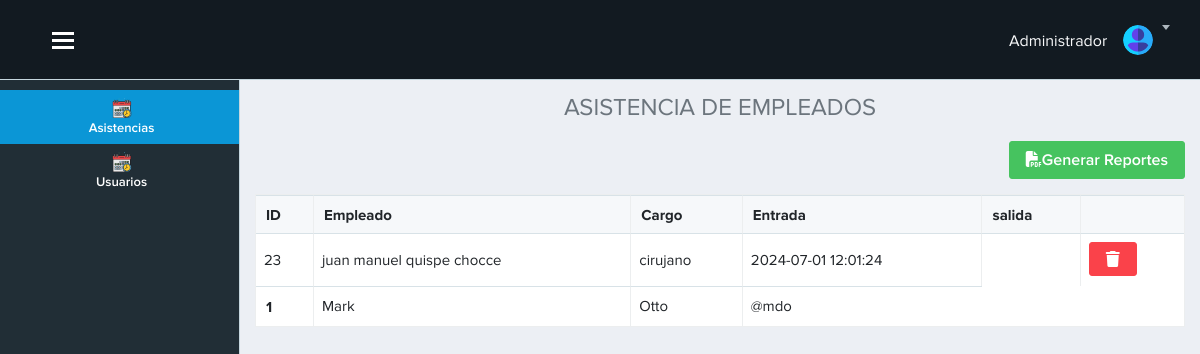
Screenshot of /vista/inicio.php (signed in) with the database file from the repository.
### tables this page shows
CREATE TABLE IF NOT EXISTS `asistencia` (
  `id_asistencia` int NOT NULL AUTO_INCREMENT,
  `id_empleado` int NOT NULL,
  `entrada` datetime DEFAULT NULL,
  `salida` datetime DEFAULT NULL,
  PRIMARY KEY (`id_asistencia`),
  KEY `fk2` (`id_empleado`)
);

CREATE TABLE IF NOT EXISTS `empleado` (
  `id_empleado` int NOT NULL AUTO_INCREMENT,
  `nombre` varchar(100) DEFAULT NULL,
  `apellido` varchar(255) DEFAULT NULL,
  `dni` varchar(255) NOT NULL,
  `cargo` int NOT NULL,
  PRIMARY KEY (`id_empleado`),
  KEY `fk1` (`cargo`)
);

CREATE TABLE IF NOT EXISTS `cargo` (
  `id_cargo` int NOT NULL AUTO_INCREMENT,
  `nombre` varchar(100) DEFAULT NULL,
  PRIMARY KEY (`id_cargo`)
);

### vista/inicio.php (the view, shortened to what this page needs)
<?php require('./layout/topbar.php'); ?>
<?php require('./layout/sidebar.php'); ?>
<div class="page-content">
    <h4 class="text-center text-secondary">ASISTENCIA DE EMPLEADOS</h4>
    <?php
    include "../modelo/conexion.php";
    $sql = $conexion->query("SELECT
    asistencia.id_asistencia,
    asistencia.id_empleado,
    asistencia.entrada,
    asistencia.salida,
    empleado.id_empleado,
    empleado.nombre as 'nom_empleado',
    empleado.apellido,
    empleado.dni,
    empleado.cargo,
    cargo.id_cargo,
    cargo.nombre as 'nom_cargo'
    FROM
    asistencia
    INNER JOIN empleado ON asistencia.id_empleado=empleado.id_empleado
    INNER JOIN cargo ON empleado.cargo=cargo.id_cargo");
    ?>
    <div class="text-right mb-2">
        <a href="fpdf/reporte_asistencia.php" target="_blank" class="btn btn-success"><i class="fas fa-file-pdf"></i>Generar Reportes</a>
    </div>
    <table class="table table-bordered table-hover col-12" id="example">
        <thead>
            <tr>
                <th scope="col">ID</th>
                <th scope="col">Empleado</th>
                <th scope="col">Cargo</th>
                <th scope="col">Entrada</th>
                <th scope="col">salida</th>
                <th></th>
            </tr>
        </thead>
        <tbody>
            <?php
            while ($datos = $sql->fetch_object()) { ?>
                <tr>
                    <td> <?= $datos->id_asistencia ?> </td>
                    <td> <?= $datos->nom_empleado . " " . $datos->apellido ?> </td>
                    <td> <?= $datos->nom_cargo ?> </td>
                    <td> <?= $datos->entrada ?> </td>
                    <td> <?= $datos->salida ?> </td>
                    <td>
                        <a href="inicio.php?id=<?=$datos->id_asistencia ?>" onclick=" advertencia(event)" class="btn btn-danger"> <i class="fa-solid fa-trash"></i> </a>
                    </td>
                </tr>
            <?php }
            ?>
            <tr>
                <th scope="row">1</th>
                <td>Mark</td>
                <td>Otto</td>
                <td>@mdo</td>
            </tr>
        </tbody>
    </table>
</div>
</div>
<?php require('./layout/footer.php'); ?>

### vista/layout/topbar.php (style rules this page uses)
.page-content { margin-top: 70px; }

### rows the page displays
asistencia: id_asistencia "23", id_empleado.nombre "juan manuel", id_empleado.apellido "quispe chocce", cargo.nombre "cirujano", entrada "2024-07-01 12:01:24"
